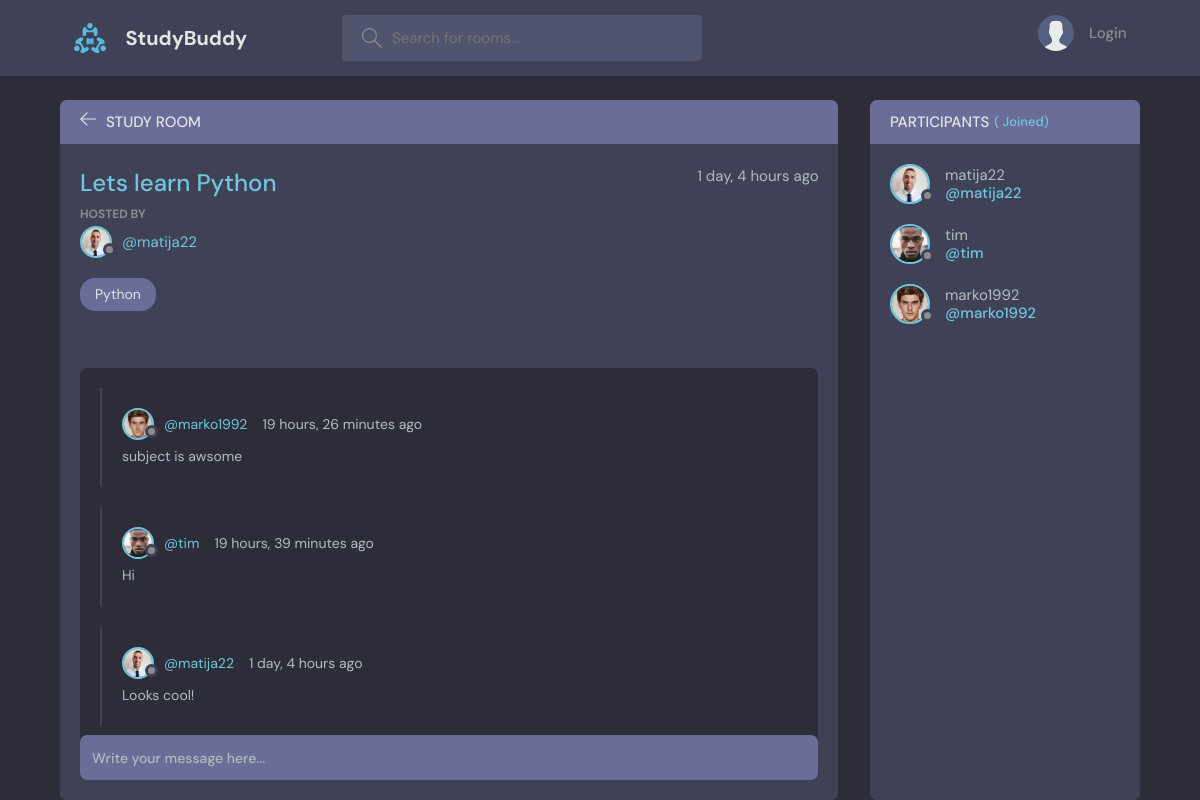
/room/1, run on the app's committed database.
### base/models.py (models this page shows, shortened)
class Room(models.Model):
    host= models.ForeignKey(User , on_delete=models.SET_NULL, null=True) #moramo staviti null=true jer moramo dozvoliti da ako ga neko pobrise da moze biti prazan
    topic = models.ForeignKey(Topic , on_delete=models.SET_NULL, null=True) #moramo staviti null=true jer moramo dozvoliti da ako ga neko pobrise da moze biti prazan
    name = models.CharField(max_length=200)
    description = models.TextField(null=True, blank=True) #null is allowed/ to mjesto moze ostati prazn, jer inace to nije dozvoljeno ako ne navedes -- balnk= true --> ako runamo save method this we can leave empty
    participants = models.ManyToManyField(User, related_name='participants', blank=True)
    updated = models.DateTimeField(auto_now=True) #svaki put kada save-mo novi podatak ovdje ce biti zapisani detalji kada se to desilo
    created = models.DateTimeField(auto_now_add=True)
    class Meta:  #Model Meta is basically used to change the behavior of your model fields like changing order options,verbose_name and lot of other options
        ordering = ['-updated', '-created'] #reverse ordering tako da najnoviji update i created bude na vrhu liste

class User(AbstractUser):
    name = models.CharField(max_length=200, null=True)
    email = models.EmailField(unique=True, null=True)
    bio = models.TextField(null=True)
    avatar = models.ImageField(null=True, default="avatar.svg")
    USERNAME_FIELD = 'email'
    REQUIRED_FIELDS = []

class Topic(models.Model):
    name = models.CharField(max_length=200)
    def __str__(self):
        return self.name

class Message(models.Model):
    user= models.ForeignKey(User, on_delete=models.CASCADE) #user model koji se importa iz django.contrib.auth. pogledaj na vrh i trazi na internetu
    room = models.ForeignKey(Room , on_delete=models.CASCADE) #kada neko makne parent room zelimo pobrisati kid od rooma, mozemo staviti  SET_NULL u tom slucaju bi stavio nula ne pobrisao totalno room
    body = models.TextField()
    updated = models.DateTimeField(auto_now=True) #svaki put kada save-mo novi podatak ovdje ce biti zapisani detalji kada se to desilo
    created = models.DateTimeField(auto_now_add=True)
    class Meta:  #Model Meta is basically used to change the behavior of your model fields like changing order options,verbose_name and lot of other options
        ordering = ['-updated', '-created'] #reverse ordering tako da najnoviji update i created bude na vrhu liste

### base/views.py (the view, shortened to what this page needs)
# urls.py: path('room/<str:pk>',views.room,name="room"), #odi u views.room i <str:pk> string ce biti pk(primary ky)
def room(request, pk):
    room = Room.objects.get(id=pk)
    room_messages = room.message_set.all() #.order_by('-created') #u message ce biti upisane children model od room(Room) model. treba ga napisati malim mesage(to je zapravo Message model) i underscore _ set.  i all na kraju, daj nam sve
    participants = room.participants.all()
    context = {'room':room, 'room_messages':room_messages, 'participants':participants}
    return render(request, 'base/room.html',context)

### base/templates/base/room.html (shortened to what this page needs)
{% extends 'main.html' %}
{% block content %}
    <main class="profile-page layout layout--2">
      <div class="container">
        <div class="room">
          <div class="room__top">
            <div class="room__topLeft">
              <a href="{% url 'home' %}">
                <svg version="1.1" xmlns="http://www.w3.org/2000/svg" width="32" height="32" viewBox="0 0 32 32">
                  <title>arrow-left</title>
                  <path
                    d="M13.723 2.286l-13.723 13.714 13.719 13.714 1.616-1.611-10.96-10.96h27.625v-2.286h-27.625l10.965-10.965-1.616-1.607z"
                  ></path>
                </svg>
              </a>
              <h3>Study Room</h3>
            </div>
          </div>
          <div class="room__box scroll">
            <div class="room__header scroll">
              <div class="room__info">
                <h3>{{room.name}}</h3>
                <span>{{room.created|timesince}} ago</span>
              </div>
              <div class="room__hosted">
                <p>Hosted By</p>
                <a href="{% url 'user-profile' room.host.id %}" class="room__author">
                  <div class="avatar avatar--small">
                    <img src="{{room.host.avatar.url}}" />
                  </div>
                  <span>@{{room.host.username}}</span>
                </a>
              </div>
              <span class="room__topics">{{room.topic}}</span>
            </div>
            <div class="room__conversation">
              <div class="threads scroll">
                {% for message in room_messages %}
                <div class="thread">
                  <div class="thread__top">
                    <div class="thread__author">
                      <a href="{% url 'user-profile' message.user.id %}" class="thread__authorInfo">
                        <div class="avatar avatar--small">
                          <img src="{{message.user.avatar.url}}" />
                        </div>
                        <span>@{{message.user.username}}</span>
                      </a>
                      <span class="thread__date">{{message.created|timesince}} ago</span>
                    </div>
                  </div>
                  <div class="thread__details">
                  {{message.body}}
                  </div>
                </div>
                {% endfor %}
              </div>
            </div>
          </div>
          <div class="room__message">
            <form action="" method="POST">
              <input name="body" placeholder="Write your message here..." />
            </form>
          </div>
        </div>
        <div class="participants">
          <h3 class="participants__top">Participants <span>({{participant.count}} Joined)</span></h3>
          <div class="participants__list scroll">
            {% for user in participants %}
            <a href="{% url 'user-profile' user.id %}" class="participant">
              <div class="avatar avatar--medium">
                <img src="{{user.avatar.url}}" />
              </div>
              <p>
                {{user.username}}
                <span>@{{user.username}}</span>
              </p>
            </a>
            {% endfor %}
          </div>
        </div>
      </div>
    </main>
{% endblock content %}

### data on the page
Room: name "Lets learn Python", created "1 day, 4 hours", host.avatar (picture), host.username "matija22", topic "Python"
Message: user.avatar (picture), user.username "marko1992", created "19 hours, 26 minutes", body "subject is awsome"
Message: user.avatar (picture), user.username "tim", created "19 hours, 39 minutes", body "Hi"
Message: user.avatar (picture), user.username "matija22", created "1 day, 4 hours", body "Looks cool!"
User: avatar (picture), username "matija22"
User: avatar (picture), username "tim"
User: avatar (picture), username "marko1992"
